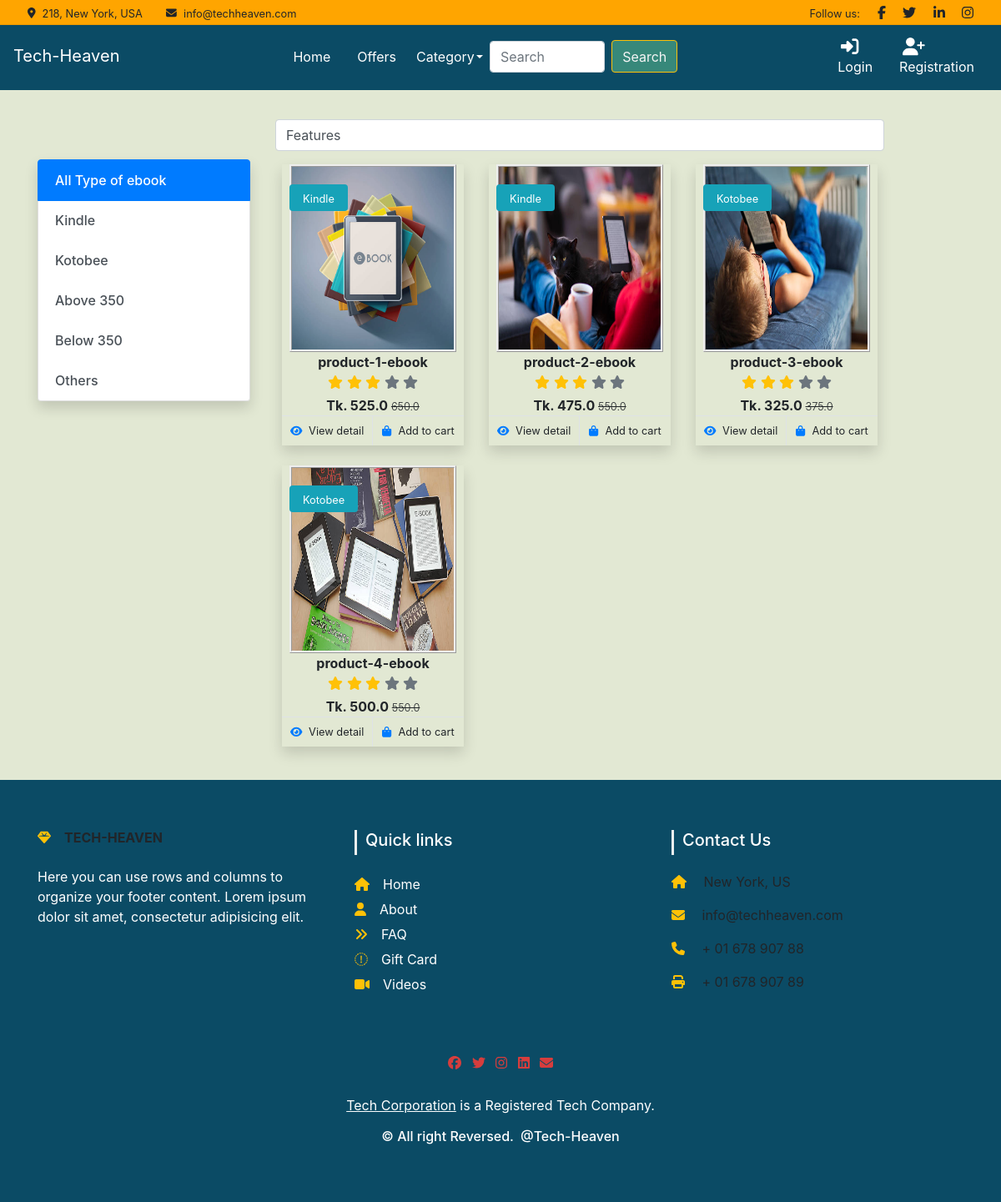
The page /ebook/ on the database its author committed.
### Shop/models.py (models this page shows, shortened)
class Product(models.Model):
    title = models.CharField(max_length=100)
    selling_price = models.FloatField()
    discounted_price = models.FloatField()
    description = models.TextField()
    brand = models.CharField(max_length=100)
    category = models.CharField(choices=CATEGORY_CHOICES, max_length = 3)
    product_image = models.ImageField(upload_to='productPhoto')

### Shop/views.py (the view)
# urls.py: path('ebook/', views.ebook, name='ebook'),
def ebook(request, data = None):
    if data == None:
        ebooks = Product.objects.filter(category = 'EB')
    elif data == 'Kotobee' or data == 'Kindle' or data == 'Others':
         ebooks = Product.objects.filter(category = 'EB').filter(brand = data)
    elif data == 'below':
         ebooks = Product.objects.filter(category = 'EB').filter(discounted_price__lte = 350)
    elif data == 'above':
         ebooks = Product.objects.filter(category = 'EB').filter(discounted_price__gt = 350)
    return render(request, 'Shop/category-page/ebook.html', {'ebooks':  ebooks})

### Shop/templates/Shop/category-page/ebook.html (shortened to what this page needs)
{% extends 'Shop/common/base.html' %}
{% load static %}
{% block css%}<link rel="stylesheet" href="{% static 'Shop/css/category.css' %}"> {% endblock css%}
{% block main-content %}
<div class="container my-6">
    <div class="row">
        <div class="col-sm-3">
            <div class="list-group shadow my-5">
                <a href="{% url 'ebook' %}" class="list-group-item list-group-item-action active" aria-current="true">
                    All Type of ebook
                </a>
                <a href="{% url 'ebookitem' 'Kindle' %}" class="list-group-item list-group-item-action">Kindle</a>
                <a href="{% url 'ebookitem' 'Kotobee' %}" class="list-group-item list-group-item-action">Kotobee</a>
                <a href="{% url 'ebookitem' 'above' %}" class="list-group-item list-group-item-action">Above 350</a>
                <a href="{% url 'ebookitem' 'below' %}" class="list-group-item list-group-item-action">Below 350</a>
                <a href="{% url 'ebookitem' 'Others' %}" class="list-group-item list-group-item-action">Others</a>
            </div>
        </div>
        <div class="col-sm-8">
            <div class="d-flex">
                <select class="form-control">
                        <option>Features</option>
                </select>
            </div>
            <div class="row  px-2 py-3">
                {% for prd in  ebooks %}
                <div class="col-sm-4 text-center mb-4">
                        <div class="item shadow" id="custom-item">
                            <img src="{{prd.product_image.url}}" alt="" class="cate-img">
                            <div class="bg-info rounded text-white position-absolute start-0 top-0 m-4 py-1 px-3"><small>{{prd.brand}}</small></div>
                            <div class="fw-bold">{{prd.title}}</div>
                            <ul class="list-unstyled d-flex justify-content-center mb-1">
                                <li>
                                    <i class="text-warning fa fa-star"></i>
                                    <i class="text-warning fa fa-star"></i>
                                    <i class="text-warning fa fa-star"></i>
                                    <i class="text-muted fa fa-star"></i>
                                    <i class="text-muted fa fa-star"></i>
                                </li>
                            </ul>
                            <div class="fw-bold">Tk. {{prd.discounted_price}} <small
                                    class="fw-light text-decoration-line-through">{{prd.selling_price}}</small>
                            </div>
                            <div class="d-flex border-top">
                                <small class="w-50 text-center border-end py-2">
                                    <a class="text-body" href="{% url 'product-details' prd.id %}"><i class="fa fa-eye text-primary me-2"></i>View detail</a>
                                </small>
                                <small class="w-50 text-center py-2">
                                    <a class="text-body" href="{% url 'product-details' prd.id %}"><i class="fa fa-shopping-bag text-primary me-2"></i>Add to cart</a>
                                </small>
                            </div>
                        </div>
                    </div>
                {% endfor %}
            </div>
        </div>
    </div>
</div>
{% endblock main-content %}

### Shop/static/Shop/css/style.css (style rules this page uses)
.tech { background-color: #d8e0c3b8; }
.list-group-item, .custom-list-cat { position: relative; display: block; padding: 0.75rem 1.25rem; margin-bottom: -1px; background-color: #a9d7da; color: darkgreen; font-weight: 500; }

### Shop/static/Shop/css/category.css (style rules this page uses)
.cate-img { vertical-align: middle; border-style:ridge; width: 200px; height: 225px; }
#custom-item { border: blue; }

### rows shown on the page
Product: product_image (picture), brand "Kindle", title "product-1-ebook", discounted_price "525.0", selling_price "650.0"
Product: product_image (picture), brand "Kindle", title "product-2-ebook", discounted_price "475.0", selling_price "550.0"
Product: product_image (picture), brand "Kotobee", title "product-3-ebook", discounted_price "325.0", selling_price "375.0"
Product: product_image (picture), brand "Kotobee", title "product-4-ebook", discounted_price "500.0", selling_price "550.0"
